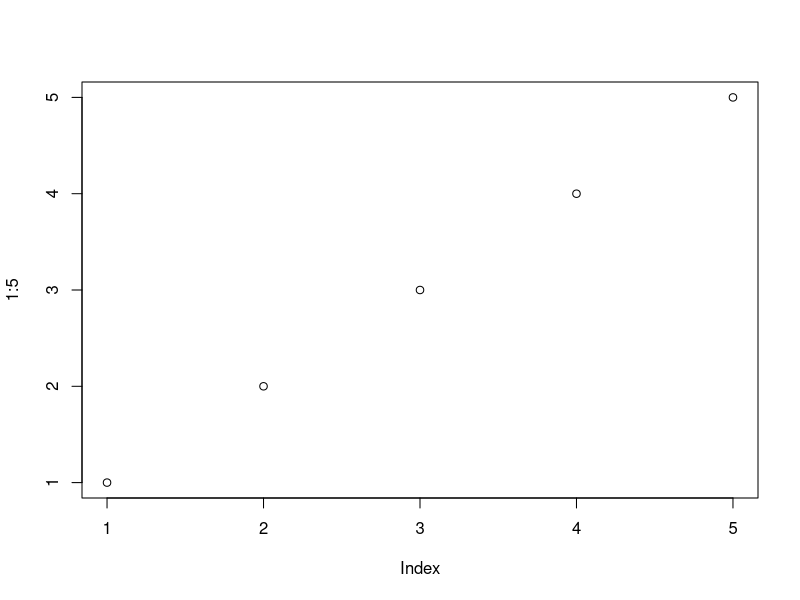
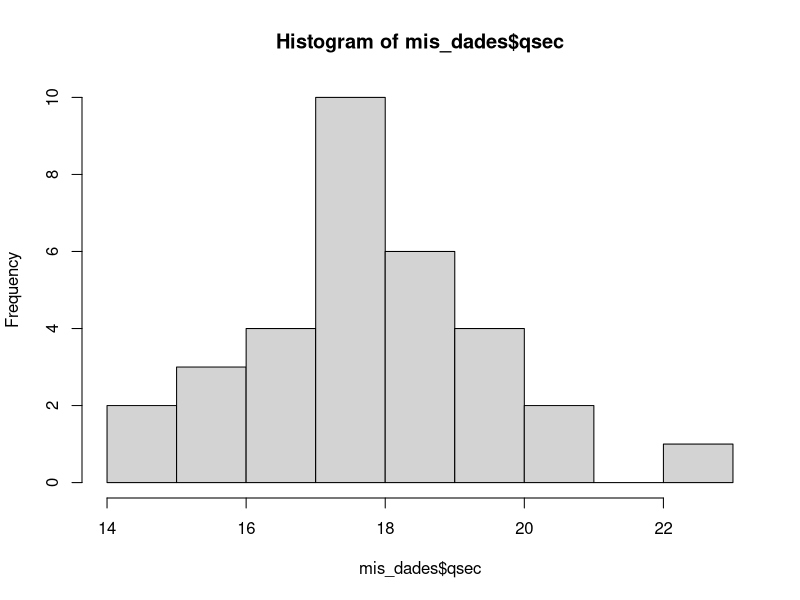
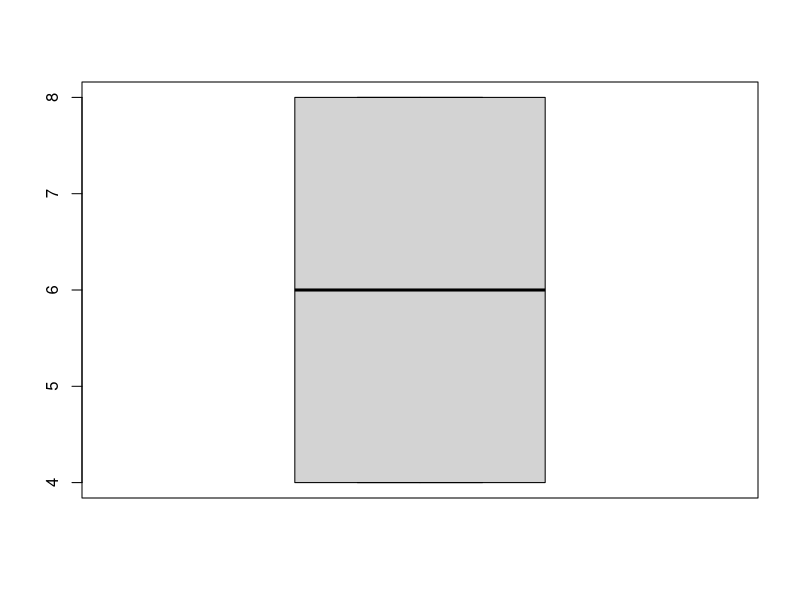

These charts were generated, in order, by the following R code:
#Codigo para problema 1

plot(1:5)
2+2

mis_dades <- mtcars #asignación de variables

qsec_intervalos <- cut(mis_dades$qsec, breaks =4)  #$ extrae columna qsec
# cut (..., breaks = n) rompe la lista en interval0s
qsec_intervalos
table(qsec_intervalos)

# 1. MITJANA
hist(mis_dades$qsec, breaks =10)   #histograma
mean(mis_dades$qsec) #mitjana de mis datos   | R = 17.84875

# 2. MEDIANA
sort(mis_dades$drat)
median(mis_dades$drat) #mediana nos da el punto medio (la mitad esta a un lado, la mitad a otra) R = 3.695

# 3. 1er quartil de drat
quantile(mis_dades$drat, 0.25) #0.25 porque piden cuarto. Corta en % que le digamos   R = 3.08

# 4. Valor donde el 18% de observaciones es mas pequeño
quantile(mis_dades$mpg, 0.18) # R = 15.116
# taula de frecuencia
sum(table(qsec_intervalos))
ni = (table(qsec_intervalos)) #veces que sale un valor | #frecuencia absoluta 
fi <- ni/sum(ni) #frecuencia relativa
Ni= cumsum(ni) #frecuencia absoluta acumulada
Fi = cumsum(fi) #frecuencia relativa acumulada
cbind(ni, fi, Ni, Fi)

#5. Rango interquartilico de CYL
IQR(mis_dades$cyl) #R = 4    
boxplot(mis_dades$cyl)

#6. Desviacion tipica corregida de CYL
sd(mis_dades$cyl) # Que tan dispersos estan los datos respecto a la media   |R =1.785922

#7. Varianza corregida de qsec
var(mis_dades$qsec)
